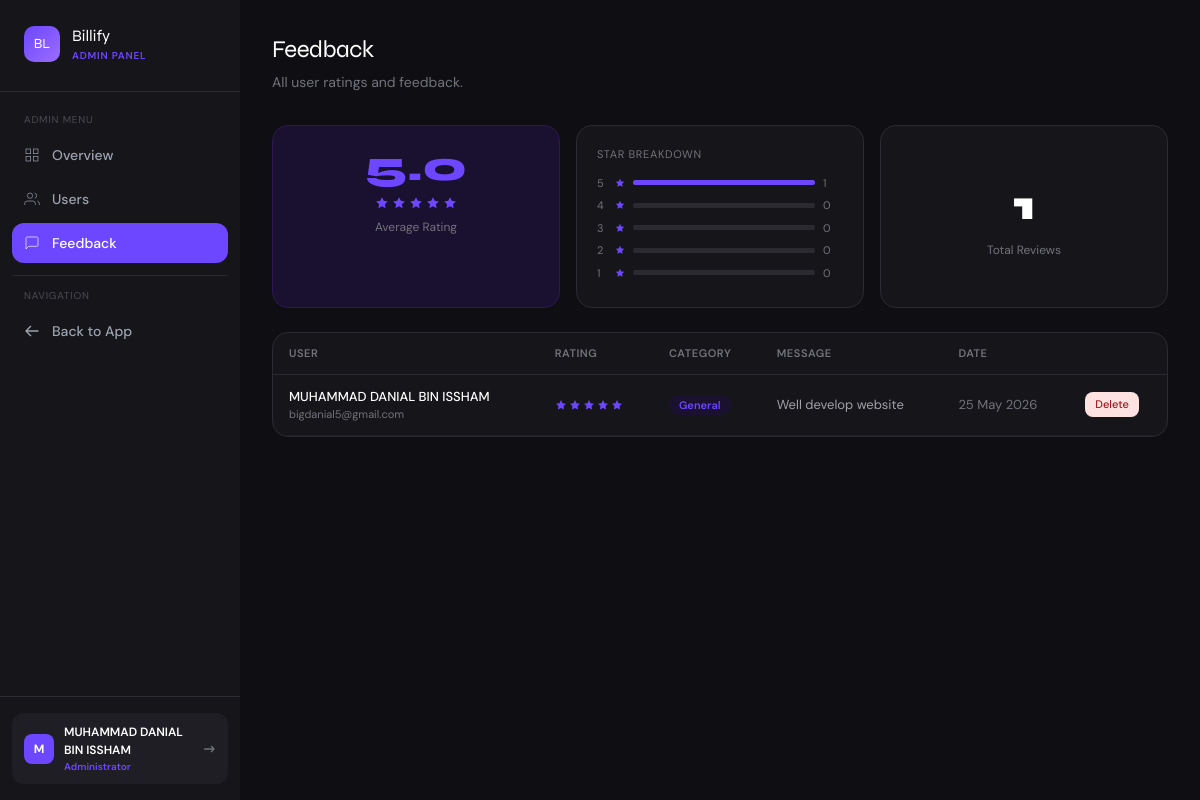
/admin/feedback (signed in), run on the app's committed database.
### app.py (models this page shows)
class User(UserMixin, db.Model):
    id = db.Column(db.Integer, primary_key=True)
    name = db.Column(db.String(100), nullable=False)
    email = db.Column(db.String(120), unique=True, nullable=False)
    password = db.Column(db.String(200), nullable=False)
    company = db.Column(db.String(100))
    is_admin = db.Column(db.Boolean, default=False)
    is_active_account = db.Column(db.Boolean, default=True)
    created_at = db.Column(db.DateTime, default=datetime.utcnow)
    invoices = db.relationship('Invoice', backref='owner', lazy=True)

class Feedback(db.Model):
    id = db.Column(db.Integer, primary_key=True)
    user_id = db.Column(db.Integer, db.ForeignKey('user.id'), nullable=False)
    rating = db.Column(db.Integer, nullable=False)
    category = db.Column(db.String(50))
    message = db.Column(db.Text)
    created_at = db.Column(db.DateTime, default=datetime.utcnow)
    user = db.relationship('User', backref='feedbacks')

### app.py (the view)
@app.route('/admin/feedback')
@login_required
@admin_required
def admin_feedback():
    feedbacks = Feedback.query.order_by(Feedback.created_at.desc()).all()
    avg_rating = db.session.query(db.func.avg(Feedback.rating)).scalar() or 0
    total = Feedback.query.count()
    star_counts = {i: Feedback.query.filter_by(rating=i).count() for i in range(1, 6)}
    return render_template('admin/feedback.html',
        feedbacks=feedbacks,
        avg_rating=round(float(avg_rating), 1),
        total=total,
        star_counts=star_counts)

### app.py (called while the page is built)
@app.after_request
def add_security_headers(response):
    response.headers['X-Content-Type-Options'] = 'nosniff'
    response.headers['X-Frame-Options'] = 'SAMEORIGIN'
    response.headers['X-XSS-Protection'] = '1; mode=block'
    response.headers['Referrer-Policy'] = 'strict-origin-when-cross-origin'
    return response

@login_manager.user_loader
def load_user(user_id):
    return User.query.get(int(user_id))

def admin_required(f):
    @wraps(f)
    def decorated(*args, **kwargs):
        if not current_user.is_authenticated or not current_user.is_admin:
            flash('Admin access required.', 'error')
            return redirect(url_for('dashboard'))
        return f(*args, **kwargs)
    return decorated

### templates/admin/feedback.html (shortened to what this page needs)
{% extends 'admin/base.html' %}
{% block content %}
<div class="mb-8">
  <h2 class="font-display font-700" style="font-size:24px;letter-spacing:-0.5px;color:white;">Feedback</h2>
  <p style="color:#72727a;font-size:14px;margin-top:4px;">All user ratings and feedback.</p>
</div>
<div class="grid grid-cols-3 gap-4 mb-6">
  <div style="background:#1a1030;border:1px solid #2a1a50;border-radius:16px;padding:20px;text-align:center;">
    <div style="font-size:42px;font-weight:800;color:#6c47ff;font-family:'Syne',sans-serif;line-height:1;">{{ avg_rating }}</div>
    <div style="display:flex;justify-content:center;gap:3px;margin:8px 0;">
      {% for i in range(1,6) %}
      <svg width="14" height="14" viewBox="0 0 24 24" fill="{% if i <= avg_rating|round %}#6c47ff{% else %}#2a2a30{% endif %}" stroke="none"><polygon points="12 2 15.09 8.26 22 9.27 17 14.14 18.18 21.02 12 17.77 5.82 21.02 7 14.14 2 9.27 8.91 8.26 12 2"/></svg>
      {% endfor %}
    </div>
    <div style="font-size:12px;color:#72727a;">Average Rating</div>
  </div>
  <div style="background:#16161a;border:1px solid #2a2a30;border-radius:16px;padding:20px;">
    <div style="font-size:11px;color:#72727a;text-transform:uppercase;letter-spacing:0.06em;margin-bottom:12px;">Star Breakdown</div>
    {% for i in range(5,0,-1) %}
    {% set count = star_counts.get(i, 0) %}
    {% set pct = ((count / total * 100)|round|int) if total > 0 else 0 %}
    <div style="display:flex;align-items:center;gap:8px;margin-bottom:6px;">
      <span style="font-size:11px;color:#72727a;min-width:10px;">{{ i }}</span>
      <svg width="10" height="10" viewBox="0 0 24 24" fill="#6c47ff" stroke="none"><polygon points="12 2 15.09 8.26 22 9.27 17 14.14 18.18 21.02 12 17.77 5.82 21.02 7 14.14 2 9.27 8.91 8.26 12 2"/></svg>
      <div style="flex:1;height:5px;background:#2a2a30;border-radius:3px;">
        <div style="width:{{ pct }}%;height:100%;background:#6c47ff;border-radius:3px;"></div>
      </div>
      <span style="font-size:11px;color:#72727a;min-width:20px;">{{ count }}</span>
    </div>
    {% endfor %}
  </div>
  <div style="background:#16161a;border:1px solid #2a2a30;border-radius:16px;padding:20px;display:flex;flex-direction:column;align-items:center;justify-content:center;">
    <div style="font-size:42px;font-weight:800;color:white;font-family:'Syne',sans-serif;">{{ total }}</div>
    <div style="font-size:12px;color:#72727a;margin-top:4px;">Total Reviews</div>
  </div>
</div>
<div style="background:#16161a;border:1px solid #2a2a30;border-radius:16px;overflow:hidden;">
  {% if feedbacks %}
  <table style="width:100%;font-size:13px;border-collapse:collapse;">
    <thead>
      <tr style="border-bottom:1px solid #2a2a30;">
        {% for col in ['User', 'Rating', 'Category', 'Message', 'Date', ''] %}
        <th style="padding:12px 16px;text-align:left;font-size:11px;font-weight:600;color:#72727a;text-transform:uppercase;letter-spacing:0.05em;">{{ col }}</th>
        {% endfor %}
      </tr>
    </thead>
    <tbody>
      {% for fb in feedbacks %}
      <tr style="border-bottom:1px solid #1e1e24;" onmouseover="this.style.background='#1e1e24'" onmouseout="this.style.background='transparent'">
        <td style="padding:12px 16px;">
          <div style="color:white;font-weight:500;">{{ fb.user.name }}</div>
          <div style="font-size:11px;color:#72727a;">{{ fb.user.email }}</div>
        </td>
        <td style="padding:12px 16px;">
          <div style="display:flex;gap:2px;">
            {% for i in range(1,6) %}
            <svg width="12" height="12" viewBox="0 0 24 24" fill="{% if i <= fb.rating %}#6c47ff{% else %}#2a2a30{% endif %}" stroke="none"><polygon points="12 2 15.09 8.26 22 9.27 17 14.14 18.18 21.02 12 17.77 5.82 21.02 7 14.14 2 9.27 8.91 8.26 12 2"/></svg>
            {% endfor %}
          </div>
        </td>
        <td style="padding:12px 16px;">
          {% if fb.category %}
          <span style="background:#1a1030;color:#6c47ff;padding:3px 10px;border-radius:20px;font-size:11px;font-weight:600;">{{ fb.category }}</span>
          {% else %}—{% endif %}
        </td>
        <td style="padding:12px 16px;color:#a0a0a8;max-width:250px;">{{ fb.message or '—' }}</td>
        <td style="padding:12px 16px;color:#72727a;">{{ fb.created_at.strftime('%d %b %Y') }}</td>
        <td style="padding:12px 16px;">
          <form method="POST" action="{{ url_for('admin_delete_feedback', id=fb.id) }}"
            onsubmit="return confirm('Delete this feedback?')">
            <button type="submit" class="btn-danger" style="font-size:11px;padding:4px 10px;">Delete</button>
          </form>
        </td>
      </tr>
      {% endfor %}
    </tbody>
  </table>
  {% else %}
  <div style="padding:60px;text-align:center;color:#72727a;font-size:14px;">No feedback yet.</div>
  {% endif %}
</div>
{% endblock %}

### templates/admin/base.html (shortened to what this page needs)
<!DOCTYPE html>
<html lang="en">
<head>
  <script src="https://cdn.tailwindcss.com"></script>
</head>
<body style="background:#0f0f13; min-height:100vh;">
<div class="flex min-h-screen">
  <aside style="width:240px;background:#16161a;flex-shrink:0;" class="fixed h-full z-10 flex flex-col">
    <div class="px-6 py-6" style="border-bottom:1px solid #2a2a30;">
      <div class="flex items-center gap-3 mb-1">
        <div style="width:36px;height:36px;background:linear-gradient(135deg,#6c47ff,#9b6dff);border-radius:10px;display:flex;align-items:center;justify-content:center;">
          <span class="font-display font-700 text-white" style="font-size:14px;">BL</span>
        </div>
        <div>
          <div class="font-display font-700 text-white" style="font-size:16px;">Billify</div>
          <div style="font-size:10px;color:#6c47ff;font-weight:600;letter-spacing:0.08em;">ADMIN PANEL</div>
        </div>
      </div>
    </div>
    <nav class="flex-1 px-3 py-5 space-y-1">
      <div style="font-size:10px;color:#4a4a52;text-transform:uppercase;letter-spacing:0.08em;padding:0 12px;margin-bottom:8px;">Admin Menu</div>
      <a href="{{ url_for('admin_dashboard') }}"
         class="nav-link flex items-center gap-3 px-3 py-2.5 rounded-xl text-sm font-medium {% if request.endpoint == 'admin_dashboard' %}active{% else %}text-gray-400{% endif %}">
        <svg class="w-4 h-4" fill="none" stroke="currentColor" viewBox="0 0 24 24"><rect x="3" y="3" width="7" height="7"/><rect x="14" y="3" width="7" height="7"/><rect x="14" y="14" width="7" height="7"/><rect x="3" y="14" width="7" height="7"/></svg>
        Overview
      </a>
      <a href="{{ url_for('admin_users') }}"
         class="nav-link flex items-center gap-3 px-3 py-2.5 rounded-xl text-sm font-medium {% if request.endpoint == 'admin_users' %}active{% else %}text-gray-400{% endif %}">
        <svg class="w-4 h-4" fill="none" stroke="currentColor" viewBox="0 0 24 24"><path d="M17 21v-2a4 4 0 0 0-4-4H5a4 4 0 0 0-4 4v2"/><circle cx="9" cy="7" r="4"/><path d="M23 21v-2a4 4 0 0 0-3-3.87"/><path d="M16 3.13a4 4 0 0 1 0 7.75"/></svg>
        Users
      </a>
      <a href="{{ url_for('admin_feedback') }}"
         class="nav-link flex items-center gap-3 px-3 py-2.5 rounded-xl text-sm font-medium {% if request.endpoint == 'admin_feedback' %}active{% else %}text-gray-400{% endif %}">
        <svg class="w-4 h-4" fill="none" stroke="currentColor" viewBox="0 0 24 24"><path d="M21 15a2 2 0 0 1-2 2H7l-4 4V5a2 2 0 0 1 2-2h14a2 2 0 0 1 2 2z"/></svg>
        Feedback
      </a>
      <div style="border-top:1px solid #2a2a30;margin:12px 0;"></div>
      <div style="font-size:10px;color:#4a4a52;text-transform:uppercase;letter-spacing:0.08em;padding:0 12px;margin-bottom:8px;">Navigation</div>
      <a href="{{ url_for('dashboard') }}"
         class="nav-link flex items-center gap-3 px-3 py-2.5 rounded-xl text-sm font-medium text-gray-400">
        <svg class="w-4 h-4" fill="none" stroke="currentColor" viewBox="0 0 24 24"><path stroke-linecap="round" stroke-linejoin="round" stroke-width="2" d="M10 19l-7-7m0 0l7-7m-7 7h18"/></svg>
        Back to App
      </a>
    </nav>
    <div class="px-3 py-4" style="border-top:1px solid #2a2a30;">
      <div style="background:#1e1e24;border-radius:12px;padding:10px 12px;display:flex;align-items:center;gap:10px;">
        <div style="width:30px;height:30px;border-radius:8px;background:#6c47ff;display:flex;align-items:center;justify-content:center;font-weight:700;color:white;font-size:12px;flex-shrink:0;">
          {{ current_user.name[0].upper() }}
        </div>
        <div style="flex:1;min-width:0;">
          <div style="font-size:12px;font-weight:600;color:white;truncate;">{{ current_user.name }}</div>
          <div style="font-size:10px;color:#6c47ff;font-weight:600;">Administrator</div>
        </div>
        <a href="{{ url_for('logout') }}" title="Logout">
          <svg class="w-4 h-4" style="color:#72727a;" fill="none" stroke="currentColor" viewBox="0 0 24 24"><path stroke-linecap="round" stroke-linejoin="round" stroke-width="2" d="M17 16l4-4m0 0l-4-4m4 4H7"/></svg>
        </a>
      </div>
    </div>
  </aside>
  <main style="margin-left:240px;flex:1;padding:32px;background:#0f0f13;min-height:100vh;">
    {% block content %}{% endblock %}
  </main>
</div>
</body>
</html>

### templates/admin/base.html (style rules this page uses)
* { font-family: 'DM Sans', sans-serif; }
.font-display { font-family: 'Syne', sans-serif; }
:root { --accent: #6c47ff; --accent-dark: #4a2fe0; --surface: #f7f7fb; --card: #ffffff; --border: #ebebf0; --text: #16161a; --muted: #72727a; }
.nav-link { transition: all 0.15s ease; }
.nav-link.active { background: var(--accent); color: white; }
.btn-danger { background: #fee2e2; color: #991b1b; border-radius: 8px; font-weight: 500; transition: all 0.15s; border: none; cursor: pointer; }

### data on the page
User: name "M", name "MUHAMMAD DANIAL BIN ISSHAM"
Feedback: user.name "MUHAMMAD DANIAL BIN ISSHAM", user.email "bigdanial5@gmail.com", rating 5 (drawn), category "General", message "Well develop website", created_at "25 May 2026"

### other printed values
{{ avg_rating }} "5.0"
{{ i }} "5" "4" "3" "2" "1"
{{ count }} "1" "0" "0" "0" "0"
{{ total }} "1"
{{ col }} "USER" "RATING" "CATEGORY" "MESSAGE" "DATE"
